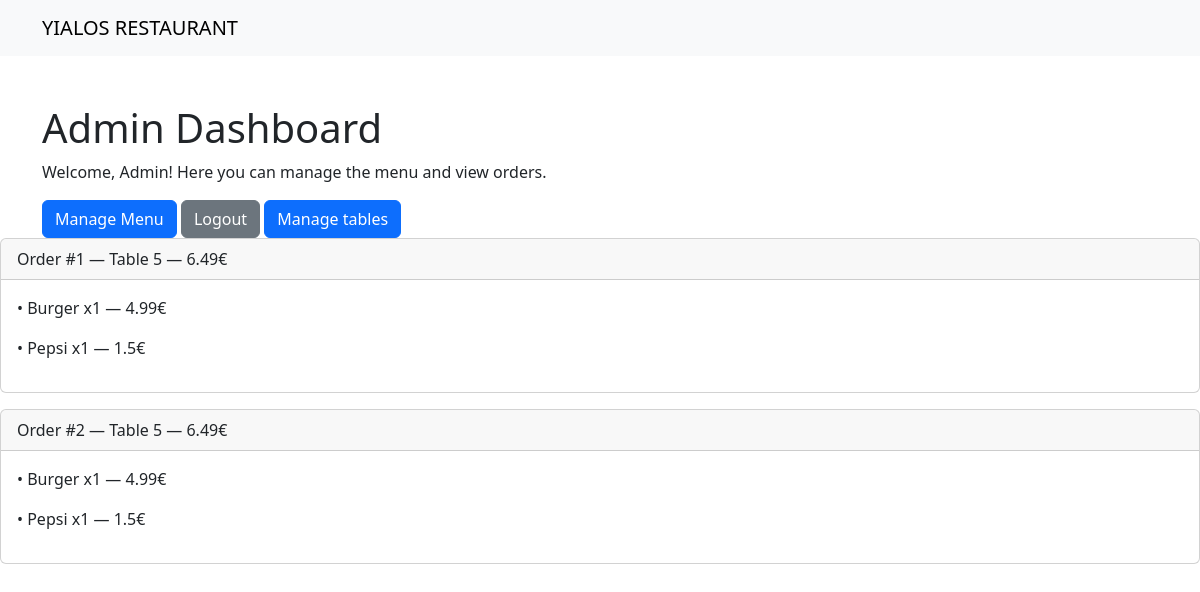
Before: /admin (signed in) with the older database file.
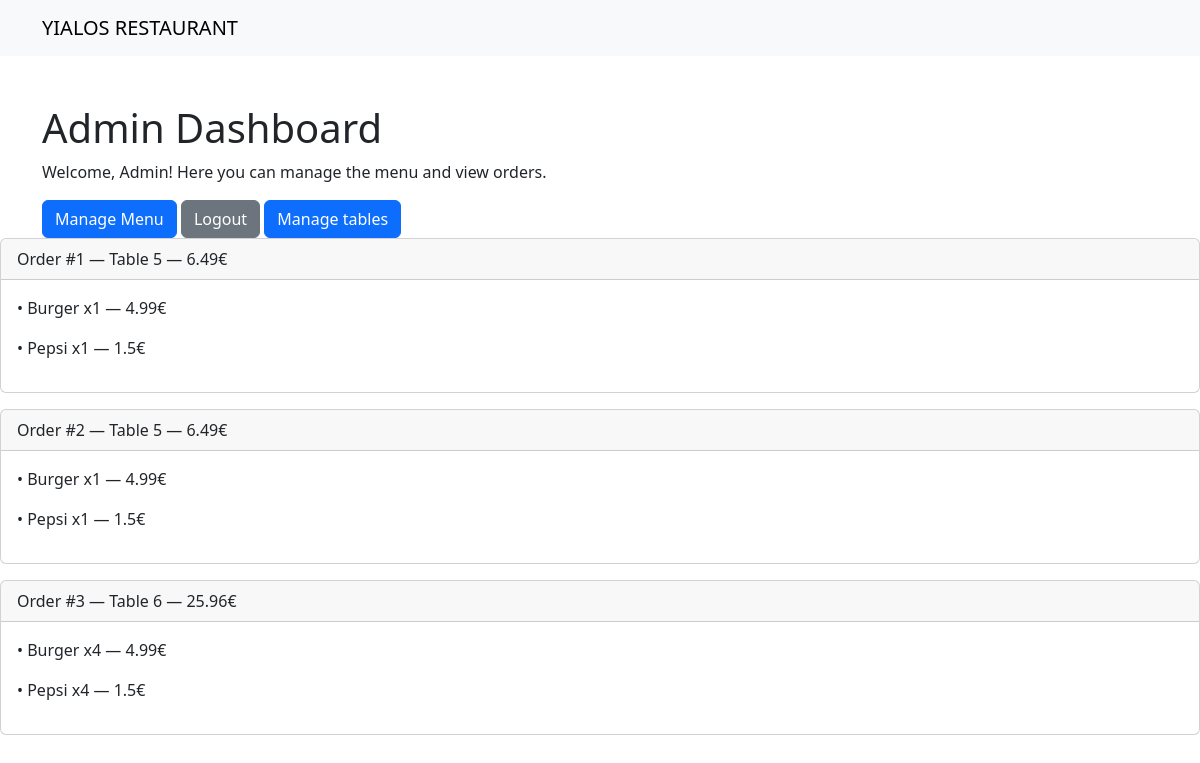
After: the same page with the newer database file.
### tables this page shows
CREATE TABLE order_item(
    id INTEGER PRIMARY KEY AUTOINCREMENT,
    quantity INTEGER NOT NULL,
    price_at_order DECIMAL,
    order_id INTEGER,
    menu_item_id INTEGER,
    FOREIGN KEY (order_id) REFERENCES orders(id),
    FOREIGN KEY (menu_item_id) REFERENCES menu_item(id)
);

CREATE TABLE orders(
    id INTEGER PRIMARY KEY AUTOINCREMENT,
    table_id INTEGER,
    status VARCHAR DEFAULT 'pending',
    total_amount DECIMAL,
    created_at DATETIME DEFAULT CURRENT_TIMESTAMP,
    FOREIGN KEY (table_id) REFERENCES restaurant_table(id)
);

CREATE TABLE menu_item(
    id INTEGER PRIMARY KEY AUTOINCREMENT,
    name VARCHAR NOT NULL,
    description TEXT,
    price DECIMAL,
    is_available BOOLEAN,
    category_id INTEGER, image_path VARCHAR,
    FOREIGN KEY (category_id) REFERENCES category(id)
);

### app.py (the view)
@app.route('/admin')
def admin():
     if not session.get('logged_in'):
         return redirect('login.html')
     orders = get_orders()
     return render_template('admin.html', orders=orders)

### database.py (called while the page is built)
def get_connection():
    conn = sqlite3.connect('db.sqlite3')
    conn.row_factory = sqlite3.Row
    return conn

### templates/admin.html (shortened to what this page needs)
{% extends "layout.html" %}
{% block content %}
<div class="container mt-5">
    <h1>Admin Dashboard</h1>
    <p>Welcome, Admin! Here you can manage the menu and view orders.</p>
    <a href="/admin/menu" class="btn btn-primary">Manage Menu</a>
    <a href="/logout" class="btn btn-secondary">Logout</a>
    <a href="/admin/add_table" class="btn btn-primary">Manage tables</a>
</div>
{% for order in orders %}
    <div class="card mb-3">
        <div class="card-header">
            Order #{{ order['id'] }} — Table {{ order['table_id'] }} — {{ order['total_amount'] }}€
        </div>
        <div class="card-body">
            {% for item in order['items'] %}
            <p>• {{ item['name'] }} x{{ item['quantity'] }} — {{ item['price'] }}€</p>
            {% endfor %}
        </div>
    </div>
{% endfor %}
{% endblock %}

### templates/layout.html (shortened to what this page needs)
<!DOCTYPE html>
<html lang="en">
<head>
    <link href="https://cdn.jsdelivr.net/npm/bootstrap@5.3.2/dist/css/bootstrap.min.css" rel="stylesheet">
</head>
<body>
    <nav class="navbar navbar-expand-lg navbar-light bg-light">
        <div class="container">
            <a class="navbar-brand" href="/">YIALOS RESTAURANT</a>
        </div>
    </nav>
    {% block content %}
    {% endblock %}
</body>
</html>

Changed rows visible on the page:
added order_item: id "3", table_id "6", total_amount "25.96", name "Burger", quantity "4", price "4.99"
added order_item: name "Pepsi", quantity "4", price "1.5", shown under "3"
